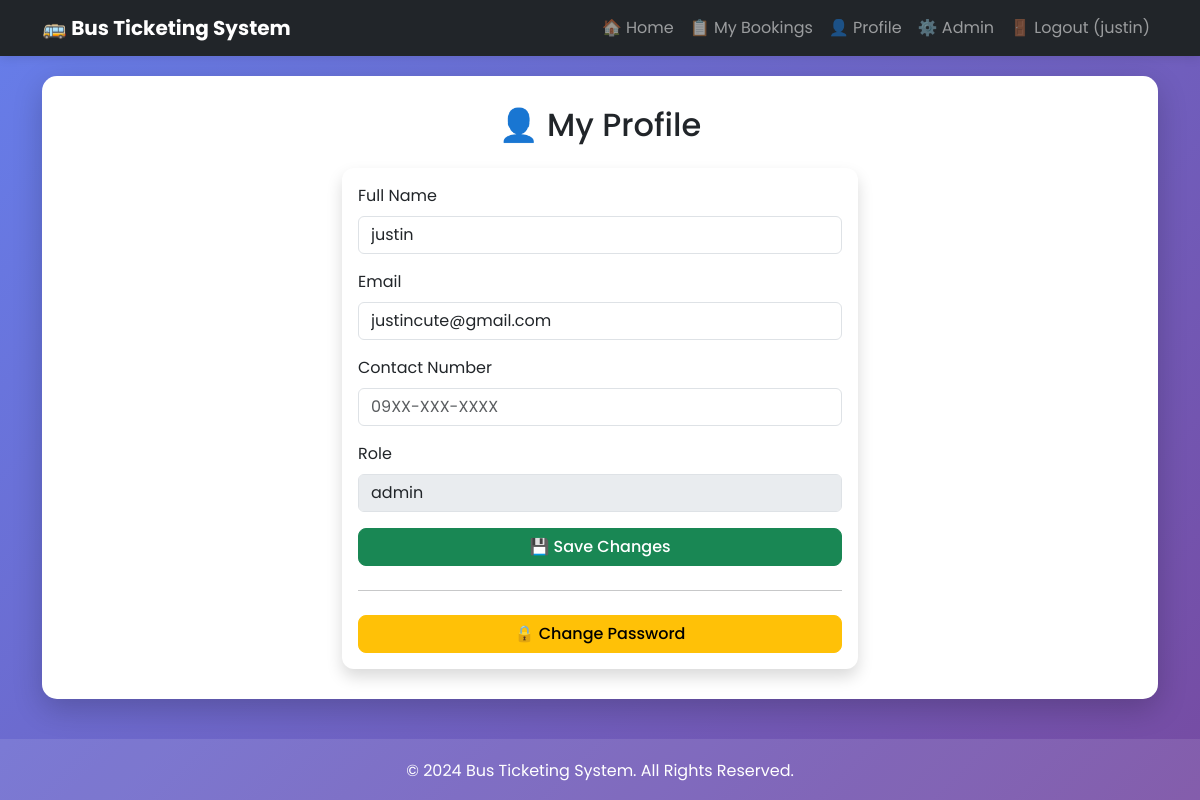
The page /profile (signed in) on the database its author committed.
### models.py (models this page shows)
class User(db.Model):
    __tablename__ = 'user'   # keep same name so your DB + SQL PRAGMA works
    id = db.Column(db.Integer, primary_key=True)
    name = db.Column(db.String(150), nullable=False)
    email = db.Column(db.String(150), unique=True, nullable=False, index=True)
    password = db.Column(db.String(200), nullable=False)
    role = db.Column(db.String(10), default='user')
    contact = db.Column(db.String(50), nullable=True)
    reset_token = db.Column(db.String(100), nullable=True)
    bookings = db.relationship("Booking", backref="user", lazy=True)

### app.py (the view, shortened to what this page needs)
@app.route('/profile', methods=['GET', 'POST'])
def profile():
    if "user_id" not in session:
        return redirect(url_for('login'))
    user = User.query.get(session['user_id'])
    return render_template('profile.html', user=user)

### templates/profile.html (shortened to what this page needs)
{% extends 'base.html' %}
{% block content %}
<div class="row justify-content-center">
  <div class="col-md-6">
    <h2 class="text-center mb-4">👤 My Profile</h2>
    <div class="card shadow">
      <div class="card-body">
        <form method="POST">
          <div class="mb-3">
            <label class="form-label">Full Name</label>
            <input type="text" name="name" value="{{ user.name }}" class="form-control" required>
          </div>
          <div class="mb-3">
            <label class="form-label">Email</label>
            <input type="email" name="email" value="{{ user.email }}" class="form-control" required>
          </div>
          <div class="mb-3">
            <label class="form-label">Contact Number</label>
            <input type="text" name="contact" value="{{ user.contact or '' }}" class="form-control" placeholder="09XX-XXX-XXXX">
          </div>
          <div class="mb-3">
            <label class="form-label">Role</label>
            <input type="text" class="form-control" value="{{ user.role }}" disabled>
          </div>
          <button type="submit" class="btn btn-success w-100">💾 Save Changes</button>
        </form>
        <hr class="my-4">
        <div class="d-grid">
          <a href="{{ url_for('change_password') }}" class="btn btn-warning">
            🔒 Change Password
          </a>
        </div>
      </div>
    </div>
  </div>
</div>
{% endblock %}

### templates/base.html (shortened to what this page needs)
<!DOCTYPE html>
<html lang="en">
<head>
  <link href="https://cdn.jsdelivr.net/npm/bootstrap@5.3.0/dist/css/bootstrap.min.css" rel="stylesheet">
</head>
<body>
  <nav class="navbar navbar-expand-lg navbar-dark bg-dark">
    <div class="container">
      <a class="navbar-brand fw-bold" href="{{ url_for('index') }}">
        🚌 Bus Ticketing System
      </a>
      <div class="collapse navbar-collapse" id="navbarNav">
        <ul class="navbar-nav ms-auto">
          <li class="nav-item">
            <a class="nav-link" href="{{ url_for('index') }}">🏠 Home</a>
          </li>
          {% if session.get('user_id') %}
            <li class="nav-item">
              <a class="nav-link" href="{{ url_for('bookings') }}">📋 My Bookings</a>
            </li>
            <li class="nav-item">
              <a class="nav-link" href="{{ url_for('profile') }}">👤 Profile</a>
            </li>
            {% if session.get('role') == 'admin' %}
              <li class="nav-item">
                <a class="nav-link" href="{{ url_for('admin') }}">⚙️ Admin</a>
              </li>
            {% endif %}
            <li class="nav-item">
              <a class="nav-link" href="{{ url_for('logout') }}">🚪 Logout ({{ session.get('user_name') }})</a>
            </li>
          {% endif %}
        </ul>
      </div>
    </div>
  </nav>
  <div class="container">
    <div class="main-content">
      {% block content %}{% endblock %}
    </div>
  </div>
  <footer>
    <div class="container">
      <p class="mb-0">© 2024 Bus Ticketing System. All Rights Reserved.</p>
    </div>
  </footer>
</body>
</html>

### templates/base.html (style rules this page uses)
body { font-family: "Poppins", sans-serif; background: linear-gradient(135deg, #667eea 0%, #764ba2 100%); min-height: 100vh; }
.main-content { background: white; border-radius: 15px; padding: 30px; margin-top: 20px; margin-bottom: 20px; box-shadow: 0 10px 30px rgba(0,0,0,0.2); }
.navbar { box-shadow: 0 2px 10px rgba(0,0,0,0.1); }
.card { border-radius: 12px; border: none; box-shadow: 0 5px 15px rgba(0,0,0,0.1); }
.btn { border-radius: 8px; font-weight: 500; }
footer { background: rgba(255,255,255,0.1); color: white; padding: 20px 0; margin-top: 40px; text-align: center; }

### rows shown on the page
User: get "justin", name "justin", email "justincute@gmail.com", role "admin"
